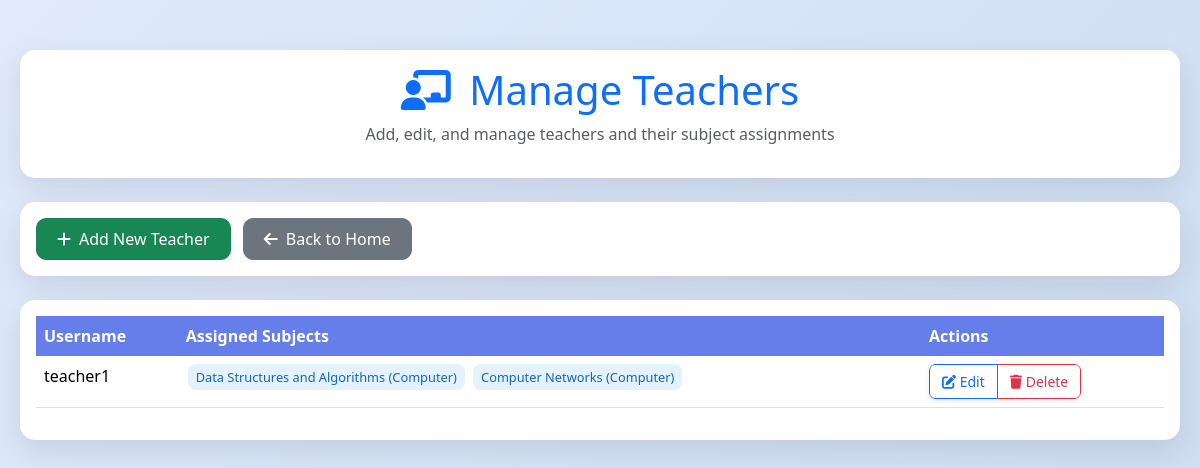
/manage_teachers, run on the app's committed database.
### tables this page shows
CREATE TABLE teachers (
        id INTEGER PRIMARY KEY AUTOINCREMENT,
        username TEXT UNIQUE,
        password TEXT
    );

### main.py (the view)
@app.route('/manage_teachers')
def manage_teachers():
    conn = sqlite3.connect('database.db')
    conn.row_factory = sqlite3.Row
    cur = conn.cursor()
    cur.execute('''
        SELECT t.id, t.username,
               GROUP_CONCAT(s.subject_name) as subjects
        FROM teachers t
        LEFT JOIN teacher_subjects ts ON t.id = ts.teacher_id
        LEFT JOIN subjects s ON ts.subject_id = s.id
        GROUP BY t.id, t.username
    ''')
    teachers = cur.fetchall()
    cur.execute('SELECT * FROM subjects ORDER BY subject_name')
    subjects = cur.fetchall()
    conn.close()
    return render_template('manage_teachers.html', teachers=teachers, subjects=subjects)

### templates/manage_teachers.html (shortened to what this page needs)
<!DOCTYPE html>
<html lang="en">
<head>
    <link rel="stylesheet" href="https://cdn.jsdelivr.net/npm/bootstrap@5.3.3/dist/css/bootstrap.min.css">
    <link rel="stylesheet" href="https://cdnjs.cloudflare.com/ajax/libs/font-awesome/6.4.0/css/all.min.css">
</head>
<body>
    <div class="main-container">
        <div class="card mb-4">
            <div class="card-body text-center">
                <h1 class="card-title text-primary">
                    <i class="fas fa-chalkboard-teacher me-2"></i>
                    Manage Teachers
                </h1>
                <p class="text-muted">Add, edit, and manage teachers and their subject assignments</p>
            </div>
        </div>
        <div class="card mb-4">
            <div class="card-body">
                <button class="btn btn-success btn-custom" data-bs-toggle="modal" data-bs-target="#addTeacherModal">
                    <i class="fas fa-plus me-2"></i>Add New Teacher
                </button>
                <a href="{{ url_for('home') }}" class="btn btn-secondary btn-custom ms-2">
                    <i class="fas fa-arrow-left me-2"></i>Back to Home
                </a>
            </div>
        </div>
        <div class="card">
            <div class="card-body">
                <div class="table-responsive">
                    <table class="table table-hover">
                        <thead>
                            <tr>
                                <th>Username</th>
                                <th>Assigned Subjects</th>
                                <th>Actions</th>
                            </tr>
                        </thead>
                        <tbody>
                            {% for teacher in teachers %}
                            <tr>
                                <td>{{ teacher.username }}</td>
                                <td>
                                    {% if teacher.subjects %}
                                        {% for subject in teacher.subjects.split(',') %}
                                            <span class="badge-subjects">{{ subject }}</span>
                                        {% endfor %}
                                    {% else %}
                                        <span class="text-muted">No subjects assigned</span>
                                    {% endif %}
                                </td>
                                <td>
                                    <div class="btn-group" role="group" aria-label="Teacher actions">
                                        <button class="btn btn-outline-primary btn-sm" onclick="editTeacher({{ teacher.id }}, '{{ teacher.username }}')">
                                            <i class="fas fa-edit"></i> Edit
                                        </button>
                                        <button class="btn btn-outline-danger btn-sm" onclick="deleteTeacher({{ teacher.id }}, '{{ teacher.username }}')">
                                            <i class="fas fa-trash"></i> Delete
                                        </button>
                                    </div>
                                </td>
                            </tr>
                            {% endfor %}
                        </tbody>
                    </table>
                </div>
            </div>
        </div>
    </div>
</body>
</html>

### templates/manage_teachers.html (style rules this page uses)
body { background: linear-gradient(135deg, #e0eafc, #cfdef3 80%); min-height: 100vh; font-family: 'Segoe UI', Tahoma, Geneva, Verdana, sans-serif; }
.main-container { max-width: 1200px; margin: 30px auto; padding: 20px; }
.card { border-radius: 15px; box-shadow: 0 10px 30px rgba(0, 0, 0, 0.1); border: none; }
.btn-custom { border-radius: 10px; padding: 8px 20px; font-weight: 500; }
.table th { background-color: #667eea; color: white; border: none; }
.badge-subjects { background-color: #e3f2fd; color: #1565c0; padding: 4px 8px; margin: 2px; border-radius: 8px; font-size: 0.8rem; }
.btn-group .btn { transition: all 0.3s ease; border-radius: 6px; font-weight: 500; padding: 6px 12px; }
.btn-group .btn:first-child { border-top-right-radius: 0; border-bottom-right-radius: 0; }
.btn-group .btn:last-child { border-top-left-radius: 0; border-bottom-left-radius: 0; }
.btn-group { box-shadow: 0 2px 4px rgba(0, 0, 0, 0.1); border-radius: 6px; overflow: hidden; }

### data on the page
teachers: username "teacher1", subject "Data Structures and Algorithms (Computer)" "Computer Networks (Computer)"
